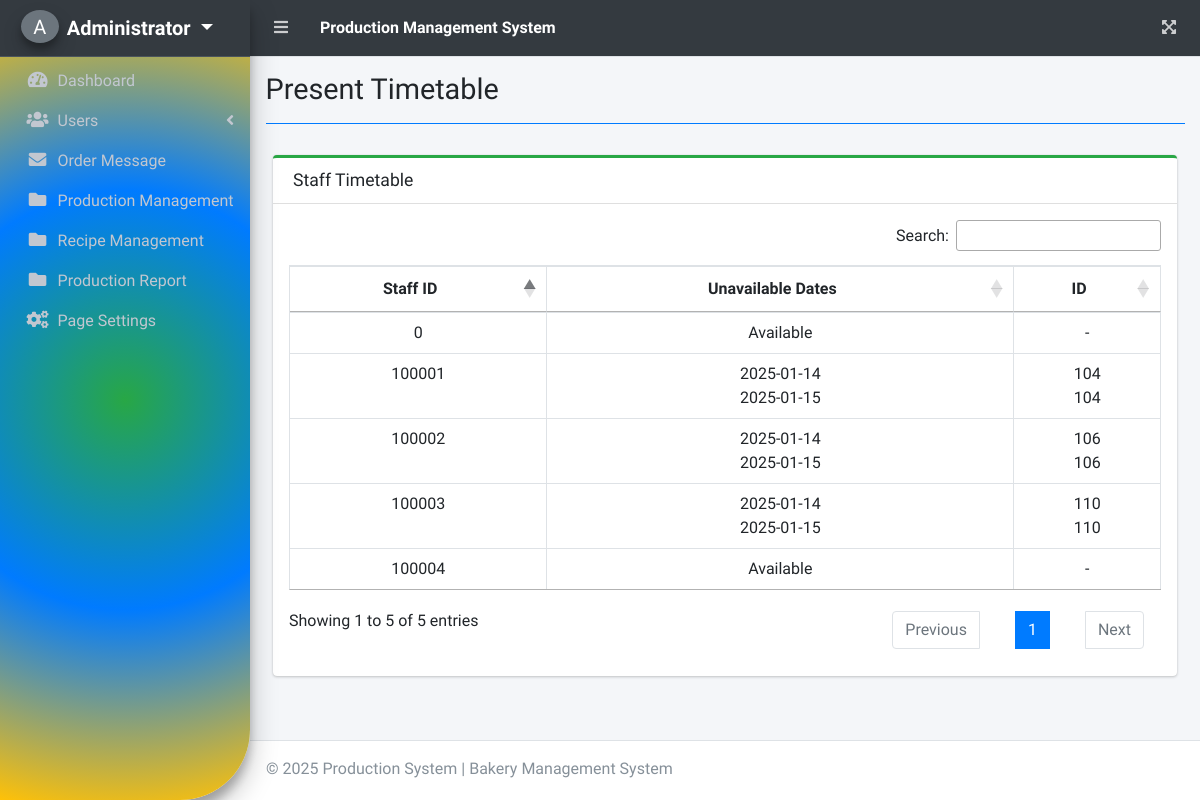
The app's page /index.php?page=present_timetable (signed in), older data.
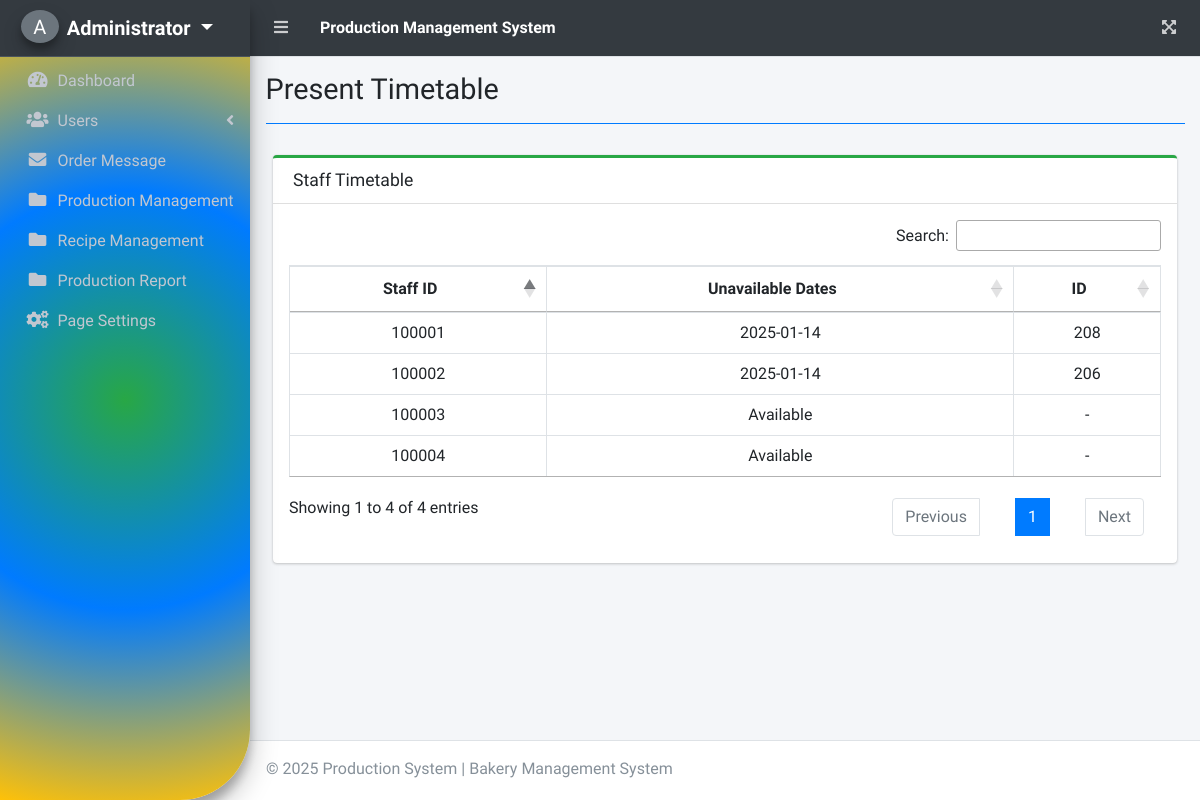
The same page, newer data.
### tables this page shows
CREATE TABLE `categories` (
  `order_id` int(11) NOT NULL,
  `id` int(11) NOT NULL,
  `product_id` int(11) NOT NULL,
  `recipe_name` varchar(255) NOT NULL,
  `qty_product` int(11) NOT NULL,
  `staff_id` text NOT NULL,
  `created_at` timestamp NOT NULL DEFAULT current_timestamp(),
  `starteddate` varchar(50) NOT NULL,
  `enddate` varchar(20) NOT NULL,
  `hours` int(6) NOT NULL,
  `status` text NOT NULL,
  `quality_test` text NOT NULL,
  `comment` text NOT NULL,
  `ingredients_data` text DEFAULT NULL
);

### present_timetable.php (the view, shortened to what the changed rows need)
<?php include 'db_connect.php'; ?>
<div class="col-lg-12">
    <div class="card card-outline card-success">
        <div class="card-body p-3">
            <div class="table-responsive">
                <table class="table table-hover table-bordered" id="timetable">
                    <thead>
                        <tr>
                            <th class="text-center">Staff ID</th>
                            <th class="text-center">Unavailable Dates</th>
                            <th class="text-center">ID</th>
                        </tr>
                    </thead>
                    <tbody>
                        <?php
                        $stmt = $conn->prepare("SELECT DISTINCT staff_id FROM users WHERE type = ?");
                        $type = 3;
                        $stmt->bind_param("i", $type);
                        $stmt->execute();
                        $qry = $stmt->get_result();
                        while ($row = $qry->fetch_assoc()):
                            $staff_id = $row['staff_id'];
                            $unavailable_dates = [];
                            $schedule_stmt = $conn->prepare("SELECT starteddate, enddate, id, status FROM categories WHERE staff_id = ?");
                            $schedule_stmt->bind_param("s", $staff_id);
                            $schedule_stmt->execute();
                            $schedule_qry = $schedule_stmt->get_result();
                            if ($schedule_qry) {
                                while ($sched = $schedule_qry->fetch_assoc()) {
                                    if ($sched['status'] !== 'Finished') {
                                        $start_date = new DateTime($sched['starteddate']);
                                        $end_date = new DateTime($sched['enddate']);
                                        $interval = new DateInterval('P1D');
                                        $date_range = new DatePeriod($start_date, $interval, $end_date->modify('+1 day'));
                                        foreach ($date_range as $date) {
                                            $unavailable_dates[] = [
                                                'date' => $date->format('Y-m-d'),
                                                'id' => $sched['id']
                                            ];
                                        }
                                    }
                                }
                            }
                        ?>
                        <tr>
                            <td class="text-center"> <?php echo $staff_id; ?> </td>
                            <td class="text-center">
                                <?php
                                if (empty($unavailable_dates)) {
                                    echo "Available";
                                } else {
                                    foreach ($unavailable_dates as $unavailable) {
                                        if ($unavailable['date'] >= date('Y-m-d')) {
                                            echo $unavailable['date'] . "<br>";
                                        }
                                    }
                                }
                                ?>
                            </td>
                            <td class="text-center">
                                <?php
                                if (empty($unavailable_dates)) {
                                    echo "-";
                                } else {
                                    foreach ($unavailable_dates as $unavailable) {
                                        if ($unavailable['date'] >= date('Y-m-d')) {
                                            echo $unavailable['id'] . "<br>";
                                        }
                                    }
                                }
                                ?>
                            </td>
                        </tr>
                        <?php endwhile; ?>
                    </tbody>
                </table>
            </div>
        </div>
    </div>
</div>
<link rel="stylesheet" type="text/css" href="https://cdn.datatables.net/1.12.1/css/jquery.dataTables.css">

### sidebar.php (shortened to what the changed rows need)
<aside class="main-sidebar sidebar-dark-dark elevation-4">
  <div class="dropdown">
 	<a href="javascript:void(0)" class="brand-link dropdown-toggle" data-toggle="dropdown" aria-expanded="True">
      <span class="brand-image img-circle elevation-3 d-flex justify-content-center align-items-center bg-secondary text-white font-weight-500" style="width: 38px;height:50px"><?php echo strtoupper(substr($_SESSION['login_fullname'], 0,1)) ?></span>
      <span class="brand-text font-weight-bold"><?php echo ucwords($_SESSION['login_fullname']) ?></span>
    </a>
  </div>
</aside>

Row changes from the older to the newer data that the page shows:
added categories: enddate "2025-01-14", id "206"
added categories: enddate "2025-01-14", id "208"
Text that changed along with them:
text written by a page script: "Search: Showing 1 to 5 of 5 entries Previous 1 Next" → "Search: Showing 1 to 4 of 4 entries Previous 1 Next"
list line gone: "2025-01-14 2025-01-15 110 110"
new list line: "Available -"
list line gone: "0 Available -"
list line gone: "2025-01-14 2025-01-15 104 104"
list line gone: "2025-01-14 2025-01-15 106 106"
